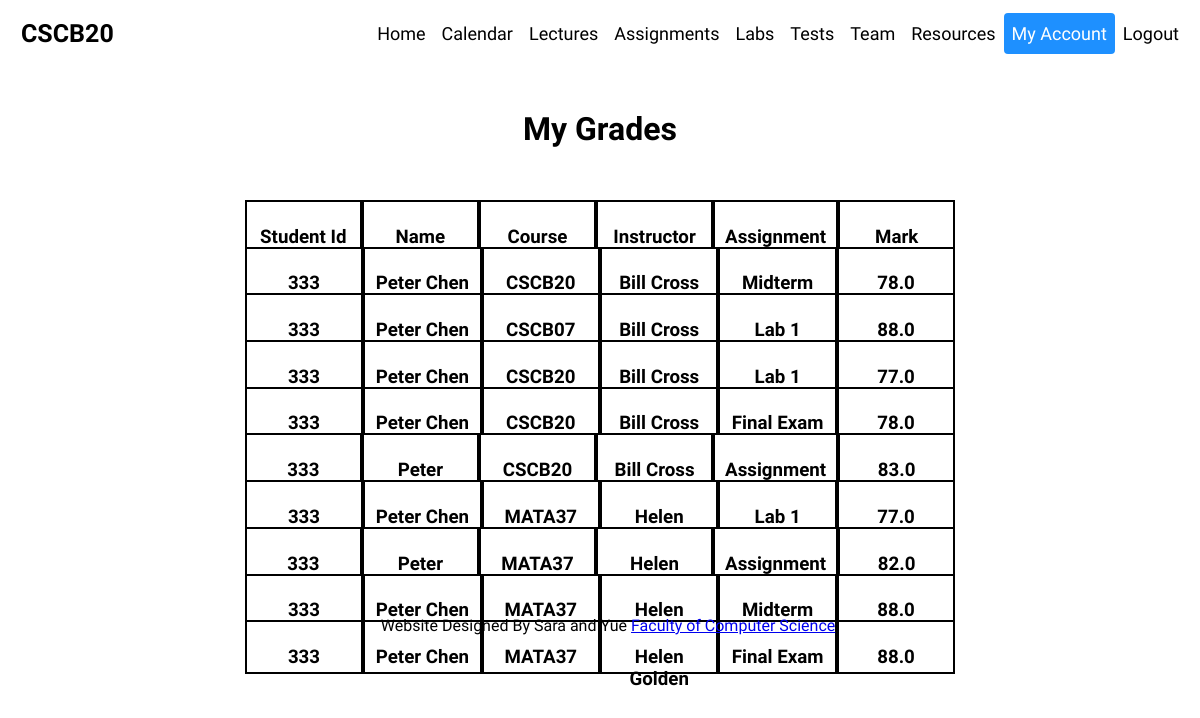
The page /my-grades (signed in) on the database its author committed.
### tables this page shows
CREATE TABLE "students" (
	"id"	INTEGER UNIQUE,
	"studentid"	INTEGER,
	"userid"	INTEGER,
	"studentname"	TEXT,
	"course"	TEXT,
	"instructor"	TEXT,
	"assignment"	TEXT,
	"mark"	REAL,
	PRIMARY KEY("id")
);

### app.py (the view)
@app.route('/my-grades')
def get_my_grades():
    if session['user'] == "student":
        db = get_db()
        db.row_factory = make_dicts
        student_id = session['id']    #OVER HERE WE NEED A WAY TO SET THE NAME ACCORDING TO THE PERSON LOGGED IN
        student = query_db('SELECT * FROM students where userid=?', [student_id], one=False)
        db.close()
        return render_template('my-grades.html', student=student)
    return redirect(url_for('home'))

### app.py (called while the page is built)
def get_db():
    db = getattr(g, '_database', None)
    if db is None:
        db = g._database = sqlite3.connect(DATABASE)
    return db

def make_dicts(cursor, row):
    return dict((cursor.description[idx][0], value)
                for idx, value in enumerate(row))

def query_db(query, args=(), one=False):
    cur = get_db().execute(query, args)
    rv = cur.fetchall()
    cur.close()
    return (rv[0] if rv else None) if one else rv

@app.teardown_appcontext
def close_connection(exception):
    db = getattr(g, '_database', None)
    if db is not None:
        db.close()

### templates/my-grades.html (shortened to what this page needs)
<!DOCTYPE html>
<html lang="en">
<head>
    <link rel="stylesheet" href="/static/my-grades.css">
</head>
<body>
    <div class="header">
      <a href="" class="logo">CSCB20</a>
      <div class="header-right">
        <a href="">Home</a>
        <a href="calendar">Calendar</a>
        <a href="lectures">Lectures</a>
        <a href="assignments">Assignments</a>
        <a href="labs">Labs</a>
        <a href="tests">Tests</a>
        <a href="team">Team</a>
        <a href="resources">Resources</a>
        <a class="active" href="/">My Account</a>
        <a href="logout">Logout</a>
      </div>
    </div>
    <div class="title">
      <div class="title_in">
        <h1>My Grades</h1>
      </div>
    </div>
    <div class="in">
        <div class="row">
            <div class="column">
                <h3>Student Id</h3>
            </div>
            <div class="column">
                <h3>Name</h3>
            </div>
             <div class="column">
                <h3>Course</h3>
            </div>
             <div class="column">
                <h3>Instructor</h3>
            </div>
            <div class="column">
                <h3>Assignment</h3>
            </div>
            <div class="column">
                <h3>Mark</h3>
            </div>
        </div>
        {% for item in student : %}
        <div class="row">
            <div class="column">
                <h3>{{ item['studentid'] }}</h3>
            </div>
            <div class="column">
               <h3>{{ item['studentname'] }}</h3>
            </div>
            <div class="column">
                <h3>{{ item['course'] }}</h3>
            </div>
            <div class="column">
                <h3>{{ item['instructor'] }}</h3>
            </div>
            <div class="column">
                <h3>{{ item['assignment'] }}</h3>
            </div>
            <div class="column">
                <h3>{{ item['mark'] }}</h3>
            </div>
        </div>
        {% endfor %}
     </div>
    <div class="footer">
       <p> Website Designed By Sara and Yue <a href="https://www.utsc.utoronto.ca/cms/faculty-of-computer-science">Faculty of Computer Science</a></p>
    </div>
</body>
</html>

### static/my-grades.css (style rules this page uses)
body { padding-top: 0px; text-align: center; font-family: 'Varela Round', sans-serif; background: white; height: 100%; background-size: cover; display: flex; flex-direction: column; }
.header { overflow: hidden; padding: 5px 5px; border-radius: 4px; margin-bottom: 20px; }
.header a { float: left; color: black; text-align: center; padding: 8px; text-decoration: none; font-size: 18px; line-height: 25px; border-radius: 4px; }
.header a.logo { font-size: 25px; font-weight: bold; }
.header a.active { background-color: dodgerblue; color: white; }
.header-right { float: right; }
.in { overflow: hidden; margin-top: 20px; margin-bottom: 20px; padding-bottom:70px; }
.title { overflow: hidden; color: black; padding: 10px 0px; width:50%; margin: auto; text-align: center; background-image: url(https://media.giphy.com/media/NQgC6SCAmipUY/giphy.gif); border-radius: 10px; }
.title_in { width:50%; margin:auto; text-align:center; background-color: rgba(255,255,255,0.35); border-radius: 4px; }
.row { display: inline-flex; margin: auto; width: 60%; color: black; height:30px; }
.column { border: 2px solid black; flex: 1; width: 60%; padding: 5px 10px; background-color: white; height:40px; }
.footer { text-align: center; flex-shrink: 0; font-family: 'Varela Round', sans-serif; bottom: 0; height:200px; width:100%; position:absolute; }

### rows shown on the page
students: studentid "333", studentname "Peter Chen", course "CSCB20", instructor "Bill Cross", assignment "Midterm…", mark "78.0"
students: studentid "333", studentname "Peter Chen", course "CSCB07", instructor "Bill Cross", assignment "Lab 1", mark "88.0"
students: studentid "333", studentname "Peter Chen", course "CSCB20", instructor "Bill Cross", assignment "Lab 1", mark "77.0"
students: studentid "333", studentname "Peter Chen", course "CSCB20", instructor "Bill Cross", assignment "Final Exam", mark "78.0"
students: studentid "333", studentname "Peter…", course "CSCB20", instructor "Bill Cross", assignment "Assignment…", mark "83.0"
students: studentid "333", studentname "Peter Chen", course "MATA37", instructor "Helen…", assignment "Lab 1", mark "77.0"
students: studentid "333", studentname "Peter…", course "MATA37", instructor "Helen…", assignment "Assignment…", mark "82.0"
students: studentid "333", studentname "Peter Chen", course "MATA37", instructor "Helen…", assignment "Midterm…", mark "88.0"
students: studentid "333", studentname "Peter Chen", course "MATA37", instructor "Helen Golden", assignment "Final Exam", mark "88.0"
